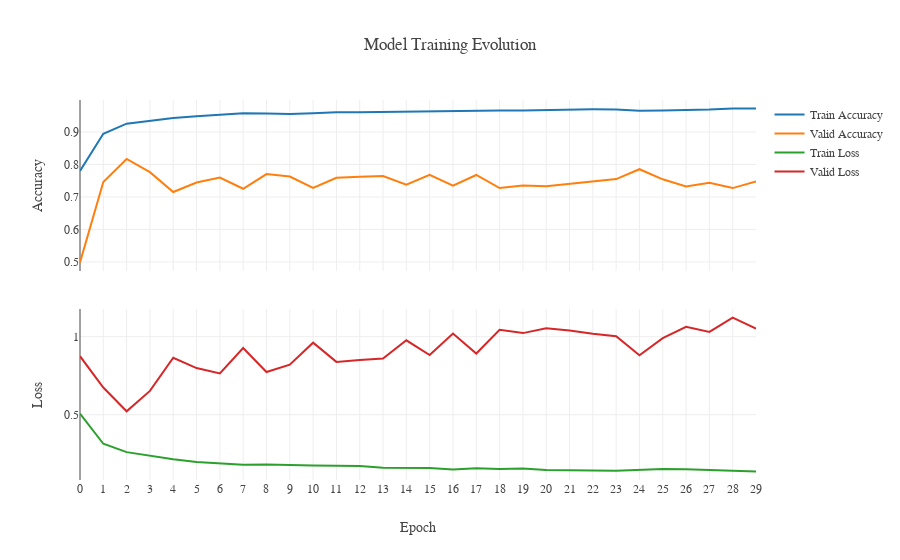

The notebook cell this image was saved under:
### Code cell
x = np.arange(EPOCHS)
history = model.history.history

data = [
    go.Scatter(x=x, y=history["acc"], name="Train Accuracy", marker=dict(size=5), yaxis='y2'),
    go.Scatter(x=x, y=history["val_acc"], name="Valid Accuracy", marker=dict(size=5), yaxis='y2'),
    go.Scatter(x=x, y=history["loss"], name="Train Loss", marker=dict(size=5)),
    go.Scatter(x=x, y=history["val_loss"], name="Valid Loss", marker=dict(size=5))
]
layout = go.Layout(
    title="Model Training Evolution", font=dict(family='Palatino'), xaxis=dict(title='Epoch', dtick=1),
    yaxis1=dict(title="Loss", domain=[0, 0.45]), yaxis2=dict(title="Accuracy", domain=[0.55, 1]),
)
py.iplot(go.Figure(data=data, layout=layout), show_link=False)

### Figure 1 — Plotly figure (JSON) as saved in the notebook; plotly's stock layout.template omitted (floating-point values rounded to 4 significant figures)
{"data": [{"marker": {"size": 5}, "name": "Train Accuracy", "type": "scatter", "uid": "e74363ec-7171-4877-9329-3f6d2753b128", "x": [0, 1, 2, 3, 4, 5, 6, 7, 8, 9, 10, 11, 12, 13, 14, 15, 16, 17, 18, 19, 20, 21, 22, 23, 24, 25, 26, 27, 28, 29], "y": [0.7804, 0.8947, 0.9257, 0.9337, 0.9433, 0.9488, 0.9523, 0.9574, 0.9573, 0.9552, 0.9578, 0.961, 0.9607, 0.9619, 0.9637, 0.9646, 0.966, 0.9651, 0.9666, 0.9665, 0.9676, 0.9703, 0.9698, 0.9696, 0.9656, 0.9662, 0.9665, 0.9689, 0.9722, 0.9722], "yaxis": "y2"}, {"marker": {"size": 5}, "name": "Valid Accuracy", "type": "scatter", "uid": "8691631b-ddbf-4fd9-a96f-6554761165b7", "x": [0, 1, 2, 3, 4, 5, 6, 7, 8, 9, 10, 11, 12, 13, 14, 15, 16, 17, 18, 19, 20, 21, 22, 23, 24, 25, 26, 27, 28, 29], "y": [0.4984, 0.7464, 0.8171, 0.7765, 0.7153, 0.7443, 0.7598, 0.7253, 0.7704, 0.7631, 0.7282, 0.7593, 0.7624, 0.7646, 0.7381, 0.768, 0.7348, 0.7677, 0.7275, 0.7354, 0.7331, 0.7404, 0.7494, 0.7552, 0.7855, 0.7544, 0.7321, 0.7441, 0.7273, 0.7481], "yaxis": "y2"}, {"marker": {"size": 5}, "name": "Train Loss", "type": "scatter", "uid": "02897fb9-2cb6-4d0a-8070-8f7feab60a77", "x": [0, 1, 2, 3, 4, 5, 6, 7, 8, 9, 10, 11, 12, 13, 14, 15, 16, 17, 18, 19, 20, 21, 22, 23, 24, 25, 26, 27, 28, 29], "y": [0.5071, 0.314, 0.2605, 0.235, 0.2142, 0.1979, 0.1895, 0.1793, 0.182, 0.177, 0.1742, 0.1727, 0.1712, 0.1602, 0.157, 0.1582, 0.1498, 0.1572, 0.1518, 0.1549, 0.1458, 0.1418, 0.1423, 0.1415, 0.1489, 0.1525, 0.1513, 0.1447, 0.1412, 0.1368]}, {"marker": {"size": 5}, "name": "Valid Loss", "type": "scatter", "uid": "9ed0cb44-5f54-4981-aec5-de7c93f2b99b", "x": [0, 1, 2, 3, 4, 5, 6, 7, 8, 9, 10, 11, 12, 13, 14, 15, 16, 17, 18, 19, 20, 21, 22, 23, 24, 25, 26, 27, 28, 29], "y": [0.875, 0.6741, 0.5221, 0.6525, 0.8651, 0.799, 0.7648, 0.9277, 0.7734, 0.8206, 0.9618, 0.8386, 0.85, 0.8598, 0.9768, 0.8821, 1.02, 0.8921, 1.044, 1.023, 1.053, 1.039, 1.019, 1.003, 0.8814, 0.9908, 1.064, 1.031, 1.123, 1.051]}], "layout": {"font": {"family": "Palatino"}, "title": {"text": "Model Training Evolution"}, "xaxis": {"dtick": 1, "title": {"text": "Epoch"}}, "yaxis": {"domain": [0, 0.45], "title": {"text": "Loss"}}, "yaxis2": {"domain": [0.55, 1], "title": {"text": "Accuracy"}}}}
